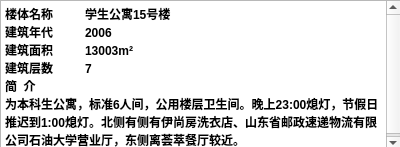
<?xml version="1.0" encoding="UTF-8"?>
<ui version="4.0">
 <class>a15shiwuhao</class>
 <widget class="QDialog" name="a15shiwuhao">
  <property name="geometry">
   <rect>
    <x>0</x>
    <y>0</y>
    <width>400</width>
    <height>147</height>
   </rect>
  </property>
  <property name="windowTitle">
   <string>Dialog</string>
  </property>
  <widget class="QTextBrowser" name="textBrowser">
   <property name="geometry">
    <rect>
     <x>0</x>
     <y>0</y>
     <width>401</width>
     <height>151</height>
    </rect>
   </property>
   <property name="html">
    <string>&lt;!DOCTYPE HTML PUBLIC &quot;-//W3C//DTD HTML 4.0//EN&quot; &quot;http://www.w3.org/TR/REC-html40/strict.dtd&quot;&gt;
&lt;html&gt;&lt;head&gt;&lt;meta name=&quot;qrichtext&quot; content=&quot;1&quot; /&gt;&lt;style type=&quot;text/css&quot;&gt;
p, li { white-space: pre-wrap; }
&lt;/style&gt;&lt;/head&gt;&lt;body style=&quot; font-family:'SimSun'; font-size:9pt; font-weight:400; font-style:normal;&quot;&gt;
&lt;p style=&quot; margin-top:0px; margin-bottom:0px; margin-left:0px; margin-right:0px; -qt-block-indent:0; text-indent:0px;&quot;&gt;&lt;span style=&quot; font-weight:600;&quot;&gt;楼体名称	学生公寓15号楼	&lt;/span&gt;&lt;/p&gt;
&lt;p style=&quot; margin-top:0px; margin-bottom:0px; margin-left:0px; margin-right:0px; -qt-block-indent:0; text-indent:0px;&quot;&gt;&lt;span style=&quot; font-weight:600;&quot;&gt;建筑年代	2006&lt;/span&gt;&lt;/p&gt;
&lt;p style=&quot; margin-top:0px; margin-bottom:0px; margin-left:0px; margin-right:0px; -qt-block-indent:0; text-indent:0px;&quot;&gt;&lt;span style=&quot; font-weight:600;&quot;&gt;建筑面积	13003m²	&lt;/span&gt;&lt;/p&gt;
&lt;p style=&quot; margin-top:0px; margin-bottom:0px; margin-left:0px; margin-right:0px; -qt-block-indent:0; text-indent:0px;&quot;&gt;&lt;span style=&quot; font-weight:600;&quot;&gt;建筑层数	7&lt;/span&gt;&lt;/p&gt;
&lt;p style=&quot; margin-top:0px; margin-bottom:0px; margin-left:0px; margin-right:0px; -qt-block-indent:0; text-indent:0px;&quot;&gt;&lt;span style=&quot; font-weight:600;&quot;&gt;简  介	&lt;/span&gt;&lt;/p&gt;
&lt;p style=&quot; margin-top:0px; margin-bottom:0px; margin-left:0px; margin-right:0px; -qt-block-indent:0; text-indent:0px;&quot;&gt;&lt;span style=&quot; font-weight:600;&quot;&gt;为本科生公寓，标准6人间，公用楼层卫生间。晚上23:00熄灯，节假日推迟到1:00熄灯。北侧有侧有伊尚房洗衣店、山东省邮政速递物流有限公司石油大学营业厅，东侧离荟萃餐厅较近。&lt;/span&gt;&lt;/p&gt;&lt;/body&gt;&lt;/html&gt;</string>
   </property>
  </widget>
 </widget>
 <resources/>
 <connections/>
</ui>
